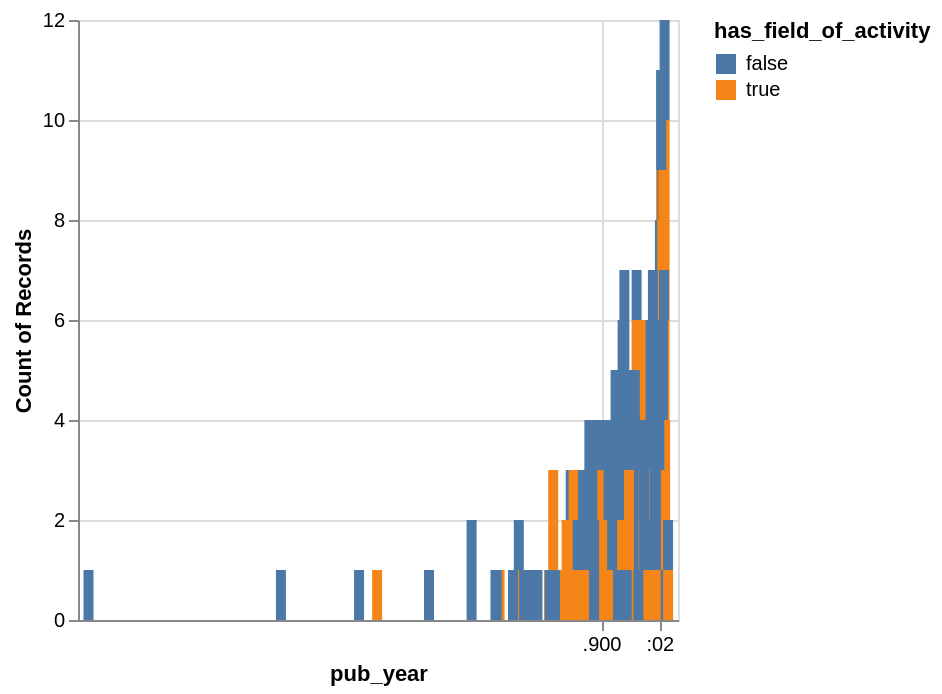

This figure's notebook cell:
### Code cell
# Now when we specify the data type of the x-axis as temporal, Altair will treat the publication year as a date BUT it is still not displaying correctly on the chart because have not turned pub_year into an actual datetime data type.
alt.Chart(novels_df).mark_bar().encode(
	x="pub_year:T",
	y="count():Q",
	color="has_field_of_activity:N"
)

### Figure 1 — Vega-Lite specification as saved in the notebook (floating-point values rounded to 4 significant figures; data arrays with more than 128 entries replaced by an {"elided": "..."} marker saying what was removed)
{"config": {"view": {"continuousWidth": 300, "continuousHeight": 300}}, "data": {"name": "data-d81af5713cba25d14465301d0d9299b8"}, "mark": {"type": "bar"}, "encoding": {"color": {"field": "has_field_of_activity", "type": "nominal"}, "x": {"field": "pub_year", "type": "temporal"}, "y": {"aggregate": "count", "type": "quantitative"}}, "$schema": "https://vega.github.io/schema/vega-lite/v6.1.0.json", "datasets": {"data-d81af5713cba25d14465301d0d9299b8": {"elided": "500 records"}}}
